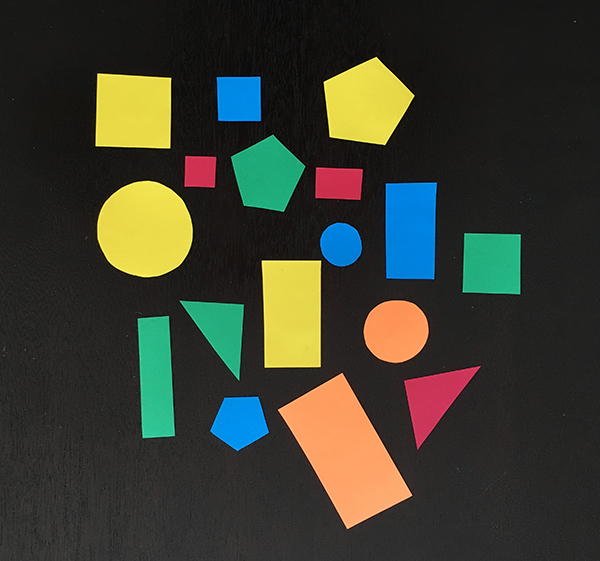
#> input picture contour.png, 600 x 561 px
$ python find_contour_test.py
#> lines starting #> are read from the running program, lines starting #| are printed output that depends on the picture; after the words box and inside, x2 and y2 are one past the last pixel; in counts of white or black regions, pixels touching at a corner belong together
# 找出图片中的轮廓,可以提取形状特征
import cv2
import numpy as np
from matplotlib import pyplot as plt
import os

img = cv2.imread('contour.png') # imread默认读出来格式是BGR
#> img is the input picture: shape (561, 600, 3); mean B, G, R 47.5, 60.1, 58.4
img_BGR = img.copy()            # 留一份全彩的备份
plt.imshow(img_BGR)
plt.title('BGR')
plt.show()

# RGB才是原图的格式
img_RGB = cv2.cvtColor(img, cv2.COLOR_BGR2RGB)
plt.imshow(img_RGB)
plt.title('RGB')
plt.show()

# 灰度图+高斯模糊+二值图像
gray = cv2.cvtColor(img, cv2.COLOR_BGR2GRAY)
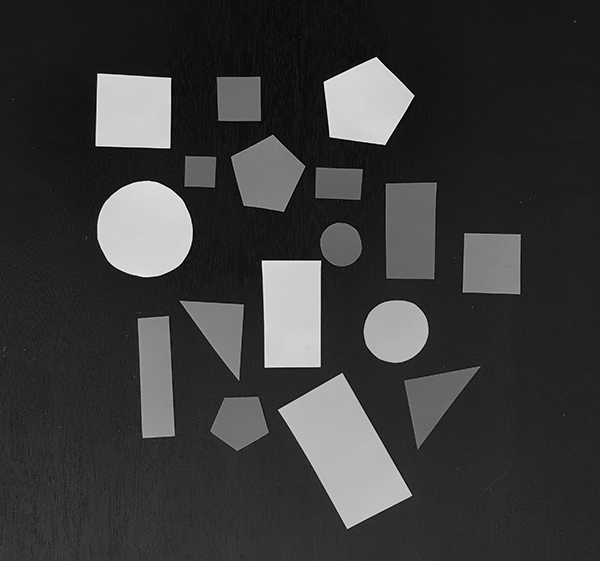
#> gray: shape (561, 600); min 0, max 243, mean 58.1
plt.figure()
plt.title('after gray')
plt.imshow(gray, cmap='gray')
plt.show()

blurred = cv2.GaussianBlur(gray, (5,5), 0)                          # 高斯矩阵形状为(5,5), 标准差取0
plt.title('blurred pic')
plt.imshow(blurred, cmap='gray')
plt.show()

# cv2.threshold(源图片, 阈值, 填充色, 阈值类型), 255是上限
img_binary = cv2.threshold(blurred, 60, 255, cv2.THRESH_BINARY)[1]  # return的第一个不关键
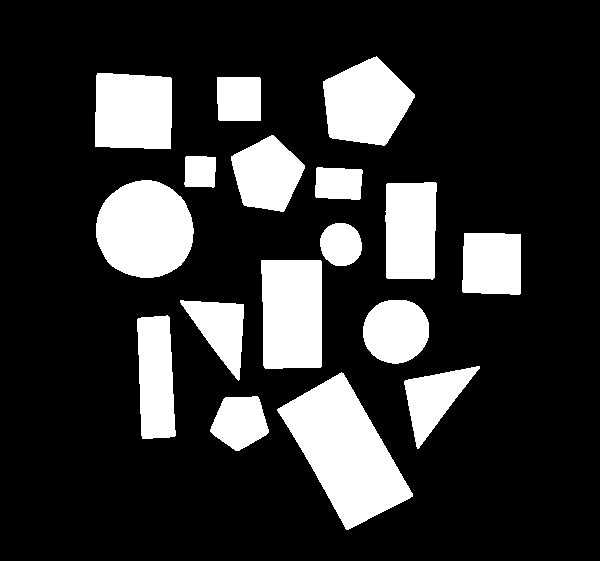
#> img_binary: shape (561, 600); 20.5% white; 17 white regions
plt.title('after binary')
plt.imshow(img_binary, cmap='gray')
plt.show()

# findContours这个函数返回两个值: contours, hierarchy  其中contours是轮廓的列表
contours = cv2.findContours(img_binary.copy(), cv2.RETR_EXTERNAL, cv2.CHAIN_APPROX_SIMPLE)[0]
#> contours = 17 contours; largest, box (x1, y1, x2, y2) and area: (277, 372, 413, 530) 10452, (96, 180, 194, 278) 7392, (261, 260, 322, 369) 6276, (323, 56, 415, 146) 5598, (95, 73, 172, 149) 5439
print('找到轮廓数: ', len(contours))                 # 17
#| 找到轮廓数:  17
print('轮廓shape: ', contours[0].shape)             # (90, 1, 2),每个轮廓离散成90个点
#| 轮廓shape:  (90, 1, 2)
# print('找到的第一个轮廓点坐标列表: ', contours[0])    # 轮廓不是从上到下从左到右找的

# 计算轮廓的中心点坐标
x = int(np.mean([x for x in contours[0][:,:,0]]))
#> x = 239
y = int(np.mean([x for x in contours[0][:,:,1]]))
#> y = 424
print('第一个轮廓的中心点坐标: ', (x,y)) # 239.49, 424.53
#| 第一个轮廓的中心点坐标:  (239, 424)


# [5 lines of commented-out code are left out]

center_list = []

for i,c in enumerate(contours):
    x_tmp = int(np.mean([x for x in c[:, :, 0]]))
    y_tmp = int(np.mean([x for x in c[:, :, 1]]))
    center_list.append([x_tmp, y_tmp])
#> this loop made 17 passes
#> (x_tmp, y_tmp) on passes 1 to 12: (239, 424), (345, 453), (434, 400), (157, 375), (395, 333), (211, 333), (280, 324), (486, 270), (339, 243), (410, 222), (145, 230), (339, 182)
#> after the loop, center_list = [[239, 424], [345, 453], [434, 400], [157, 375], [395, 333], [211, 333], [280, 324], [486, 270], [339, 243], [410, 222], [145, 230], [339, 182], [200, 174], [265, 174], [233, 99], [131, 101], [364, 100]]
    # [4 lines of commented-out code are left out]
print('原始中心点列表: ', center_list)
#| 原始中心点列表:  [[239, 424], [345, 453], [434, 400], [157, 375], [395, 333], [211, 333], [280, 324], [486, 270], [339, 243], [410, 222], [145, 230], [339, 182], [200, 174], [265, 174], [233, 99], [131, 101], [364, 100]]

# 排序
def sort_li(li):
    # 输入一个列表[[x1, y1], [x2, y2], ..., ], 输出有序列表, x,y都从大到小排
    res = []
    li = sorted(li, key=lambda x: -x[1])                        # 倒序,从大到小
#> li = [[345, 453], [239, 424], [434, 400], [157, 375], [395, 333], [211, 333], [280, 324], [486, 270], [339, 243], [145, 230], [410, 222], [339, 182], [200, 174], [265, 174], [131, 101], [364, 100], [233, 99]]
    n = len(li)
#> n = 17
    i = 0
    head = li[0][1]                                             # 这一行内最大的y
#> head = 453
    tmp_li = []
    while i < n:
        tmp_li.append(li[i])
        if i < n - 1 and head - li[i + 1][1] < 30:              # 距离小于30就算是同一行
            i += 1
            continue
        else:                                                   # 一行的最后一个
            res += sorted(tmp_li, key=lambda x: -x[0])          # 从大到小排
            tmp_li = []
            if i < n - 1:
                head = li[i + 1][1]
        i += 1
#> this loop made 17 passes
#> (res, head) on passes 2, 4: ([[345, 453], [239, 424]], 400), ([[345, 453], [239, 424], [434, 400], [157, 375]], 333)
#> head on passes 7, 9, 11, 14: 270, 230, 182, 101
#> after the loop, i = 17
    return res

# 先按y从小到大排
order_center = sort_li(center_list)
#> order_center = [[345, 453], [239, 424], [434, 400], [157, 375], [395, 333], [280, 324], [211, 333], [486, 270], [339, 243], [410, 222], [145, 230], [339, 182], [265, 174], [200, 174], [364, 100], [233, 99], [131, 101]]
print('排序后的中心点坐标: ', order_center)
#| 排序后的中心点坐标:  [[345, 453], [239, 424], [434, 400], [157, 375], [395, 333], [280, 324], [211, 333], [486, 270], [339, 243], [410, 222], [145, 230], [339, 182], [265, 174], [200, 174], [364, 100], [233, 99], [131, 101]]

# 画图
img = cv2.imread('contour.png')
save_path = 'find_contour'
if not os.path.exists(save_path):
    os.mkdir(save_path)
for i, (x, y) in enumerate(order_center):
    split_img = img[y-50:y+50, x-50:x+50]   # 先写y后写x
    pic_name = save_path + '/' + 'order_contour%s' % str(i+1) + '.jpg'
    cv2.imwrite(pic_name, split_img)
    plt.imshow(split_img)
    plt.title('order_contour%s' % str(i+1))
    plt.show()
#> this loop made 17 passes
#> pass 1, `split_img = img[y-50:y+50, x-50:x+50]`:
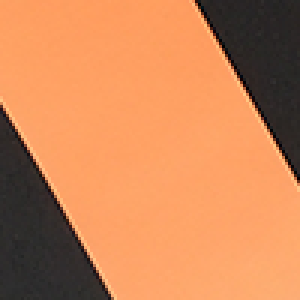
#> split_img: shape (100, 100, 3) (shown 3 times larger); mean B, G, R 87.6, 133.6, 204.8
#> pass 2, `split_img = img[y-50:y+50, x-50:x+50]`:
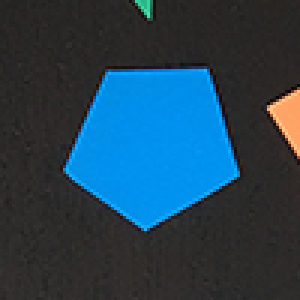
#> split_img: shape (100, 100, 3) (shown 3 times larger); mean B, G, R 84.2, 65.8, 36.8
#> pass 3, `split_img = img[y-50:y+50, x-50:x+50]`:
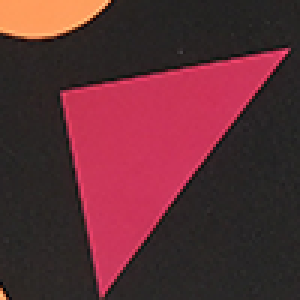
#> split_img: shape (100, 100, 3) (shown 3 times larger); mean B, G, R 52.6, 45.8, 93.4
